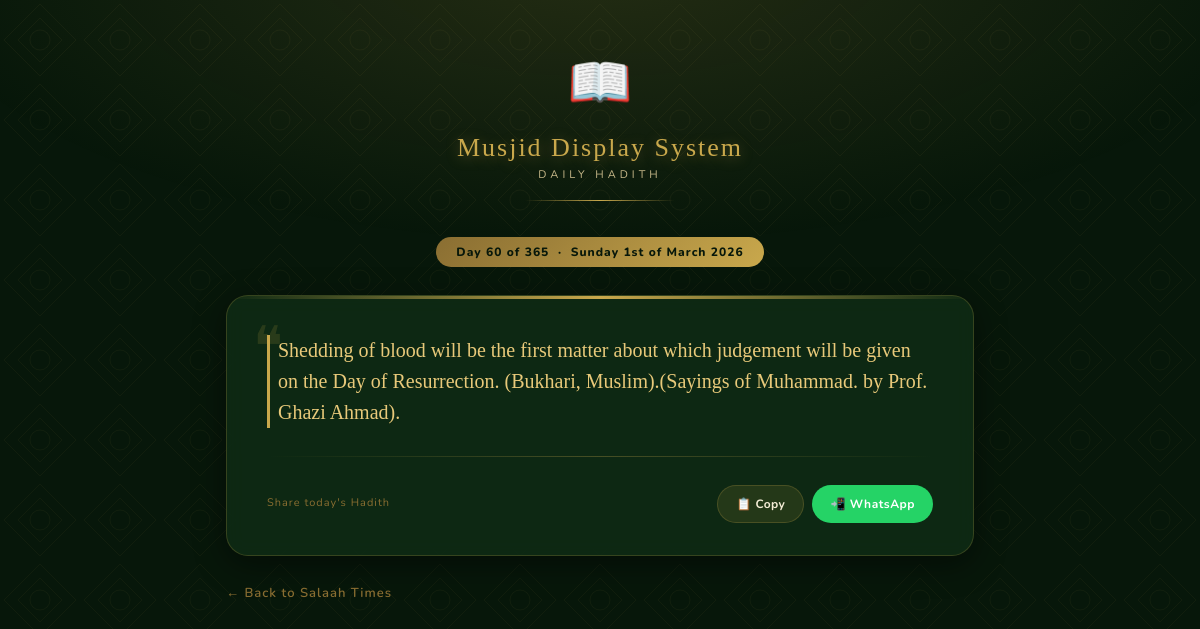
Before: /hadith.php with the older database file.
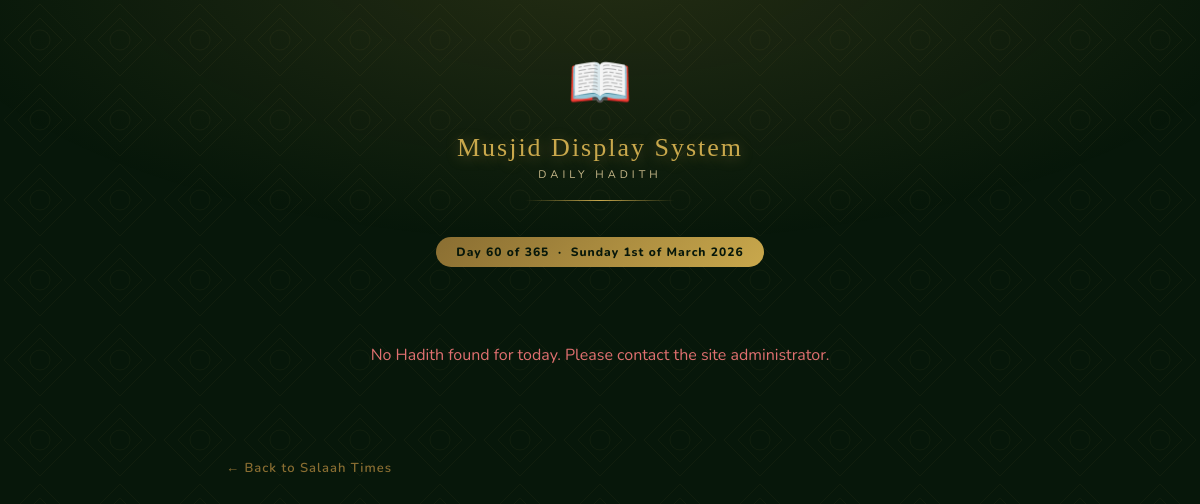
After: the same page with the newer database file.
### tables this page shows
CREATE TABLE hadith_db (
    uid    TEXT PRIMARY KEY NOT NULL,
    hadith TEXT NOT NULL
);

### hadith.php (the view, shortened to what this page needs)
<?php
$full_date  = date("l jS \of F Y");
$day_number = date('z') + 1;
$link        = null;
$hadith_ref  = null;
$site_name = 'Musjid Display System';
try {
    $link = new PDO('sqlite:' . __DIR__ . '/data.sqlite');
    $link->setAttribute(PDO::ATTR_ERRMODE, PDO::ERRMODE_EXCEPTION);
} catch (Exception $e) { $link = null; }
if ($link) {
    $sn = @$link->query("SELECT setting_key, setting_value FROM site_settings WHERE setting_key IN ('site_name','active_theme','custom_theme_json','site_url')");
    if ($sn) while ($sn_row = $sn->fetch(PDO::FETCH_ASSOC)) {
        if ($sn_row['setting_key'] === 'site_name')         $site_name = $sn_row['setting_value'];
    }
}
if ($link) {
    $query = "SELECT * FROM hadith_db WHERE uid='$day_number'";
    if ($result = @$link->query($query)) {
        if ($row = $result->fetch(PDO::FETCH_NUM)) {
            $hadith_ref  = $row[1];
        }
    }
}
?>
<!DOCTYPE html>
<html lang="en">
<head>
    <link href="css/bootstrap.min.css" rel="stylesheet">
</head>
<body>
<div class="page-wrap">
    <div class="hero">
        <span class="hero-icon">📖</span>
        <h1 class="hero-title"><?= htmlspecialchars($site_name, ENT_QUOTES) ?></h1>
        <p class="hero-sub">Daily Hadith</p>
        <div class="gold-rule"></div>
    </div>
    <div style="text-align:center;">
        <span class="day-badge">Day <?= $day_number ?> of 365 &nbsp;·&nbsp; <?= $full_date ?></span>
    </div>
    <?php if ($hadith_ref): ?>
        <div class="hadith-card">
            <div class="card-top-rule"></div>
            <div class="hadith-body-wrap">
                <div class="hadith-ref"><?= htmlspecialchars($hadith_ref) ?></div>
                <div class="card-divider"></div>
                <div class="action-row">
                    <span class="action-note">Share today's Hadith</span>
                    <div class="btn-group-custom">
                        <button class="btn-action btn-copy" onclick="copyHadith()">📋 Copy</button>
                        <a class="btn-action btn-whatsapp" id="waBtn" href="#" target="_blank">📲 WhatsApp</a>
                    </div>
                </div>
            </div>
        </div>
    <?php else: ?>
        <p style="text-align:center;color:#E07070;padding:48px 0;">No Hadith found for today. Please contact the site administrator.</p>
    <?php endif; ?>
    <a href="index.php" class="back-link">← Back to Salaah Times</a>
</div>
</body>
</html

Changed rows visible on the page:
removed hadith_db: hadith "Shedding of blood will be the first matter about which judgement will be given on the Day of Resurrection. (Bukhari, Muslim).(Sayings of Muhammad. by Prof. Ghazi Ahmad)."
Other visible differences:
text no longer shown: "Share today's Hadith 📋 Copy 📲 WhatsApp"
text now shown: "No Hadith found for today. Please contact the site administrator."
